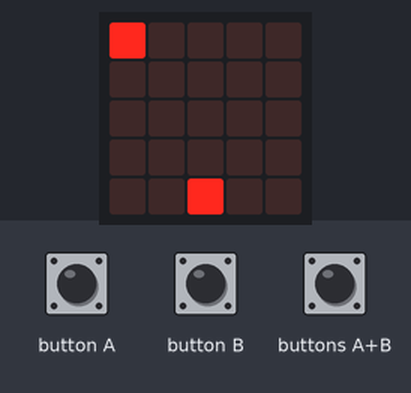
Bench run of a program on a simulated BBC micro:bit (MakeCode). Shown: the board's 5×5 LED display. Inputs (shaded band) come from the test bench. Random numbers come from a fixed seed.

Above: at 1.2 s.
1.3 s: button A pressed for 0.15 s
At 1.61 s:
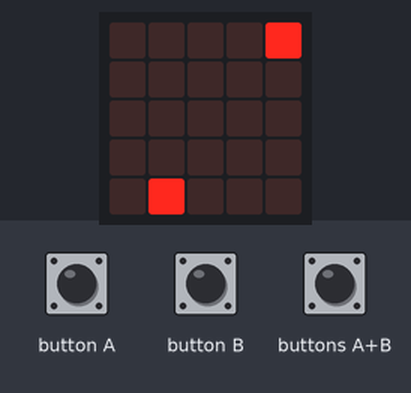
2.0 s: buttons A+B pressed for 0.15 s
At 2.34 s:
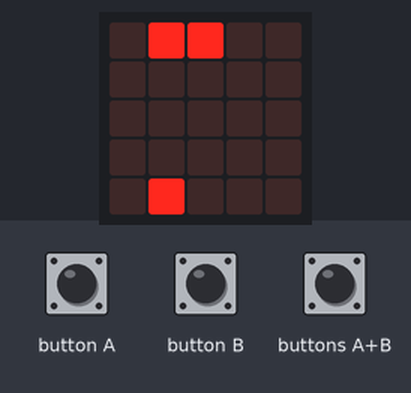
2.7 s: button A pressed for 0.15 s
At 2.97 s:
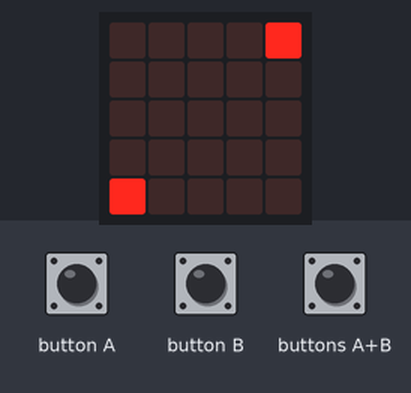
3.4 s: button B pressed for 0.15 s
At 3.75 s:
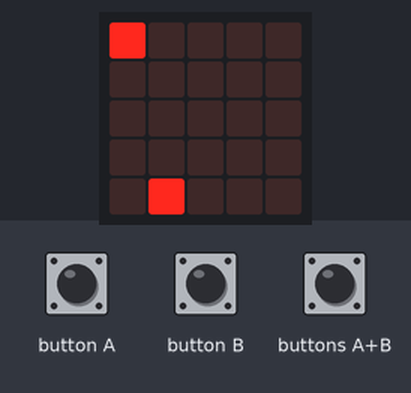
4.1 s: buttons A+B pressed for 1 s
At 4.32 s:
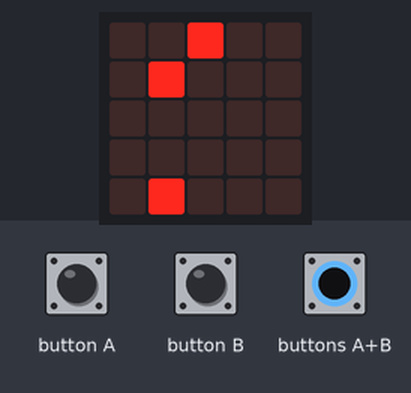
6.6 s: buttons A+B pressed for 0.15 s
At 6.69 s:
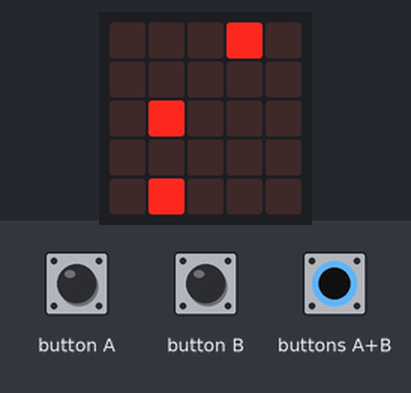
Timing chart, 0 to 8.3 s (numbered marks = the images above; inputs shaded):
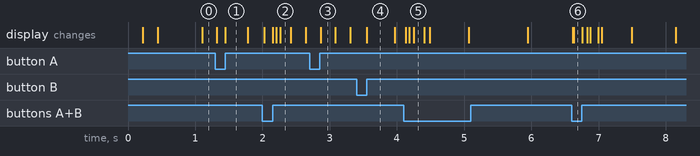

The program:

main.ts
```typescript
function L (sprite: game.LedSprite) {
    if (!(sprite.get(LedSpriteProperty.X) == 0)) {
        sprite.move(-1)
    } else {
        sprite.move(4)
    }
}
input.onButtonPressed(Button.A, function () {
    L(yy)
})
function win () {
    yy.delete()
    zd.delete()
    gg.delete()
    basic.showLeds(`
        # # # # #
        # # # # #
        # # # # #
        # # # # #
        # # # # #
        `)
    basic.showLeds(`
        . . . . .
        . # # # .
        . # # # .
        . # # # .
        . . . . .
        `)
    basic.showLeds(`
        . . . . .
        . . . . .
        . . # . .
        . . . . .
        . . . . .
        `)
    basic.showLeds(`
        . . . . .
        . . . . .
        . . . . .
        . . . . .
        . . . . .
        `)
    basic.showLeds(`
        . . . . .
        . # # # .
        . # . # .
        . # # # .
        . . . . .
        `)
    basic.showLeds(`
        # # # # #
        # . . . #
        # . . . #
        # . . . #
        # # # # #
        `)
    basic.showLeds(`
        . . . . .
        . . . . .
        . . . . .
        . . . . .
        . . . . .
        `)
    basic.showString("YOU WIN!")
}
input.onButtonPressed(Button.B, function () {
    R(yy)
})
function R (sprite: game.LedSprite) {
    if (!(sprite.get(LedSpriteProperty.X) == 4)) {
        sprite.move(1)
    } else {
        sprite.move(-4)
    }
}
let p = 0
let k = 0
let cd = 0
let gg: game.LedSprite = null
let yy: game.LedSprite = null
let zd: game.LedSprite = null
zd = game.createSprite(2, 2)
zd.delete()
yy = game.createSprite(2, 4)
gg = game.createSprite(2, 0)
let gx = -1
basic.forever(function () {
    cd += -1
    basic.pause(1000)
})
basic.forever(function () {
    if (!(zd.get(LedSpriteProperty.Y) == 0) && k == 1) {
        zd.move(1)
        if (gg.isTouching(zd)) {
            win()
        }
        basic.pause(100)
    } else {
        k = 0
        zd.delete()
    }
    if (input.buttonIsPressed(Button.AB) && cd <= 0) {
        k = 1
        cd = 2
        zd = game.createSprite(yy.get(LedSpriteProperty.X), 3)
        zd.set(LedSpriteProperty.Direction, 0)
    }
})
basic.forever(function () {
    p = randint(0, 3)
    gx = (2 + zd.get(LedSpriteProperty.X)) % 5
    if (randint(0, 10) == 0) {
        gx = zd.get(LedSpriteProperty.X)
    }
    if (zd.isDeleted()) {
        gx = -1
    }
    if (gx != -1) {
        if (gx > gg.get(LedSpriteProperty.X)) {
            if (gg.get(LedSpriteProperty.X) + (5 - gx) < gx - gg.get(LedSpriteProperty.X)) {
                p = 0
            } else {
                p = 1
            }
        } else {
            if (gg.get(LedSpriteProperty.X) - gx < gx + (5 - gg.get(LedSpriteProperty.X))) {
                p = 0
            } else {
                p = 1
            }
        }
    }
    if (p == 0) {
        L(gg)
    } else {
        if (p == 1) {
            R(gg)
        }
    }
    basic.pause(200)
})
```

test.ts
```typescript
// 在此处测试；当此软件包作为插件使用时，将不会编译此软件包。
```

Measured:
- what the display in image 4 shows lasts 0.4 s, from 3.6 s to 4.0 s
